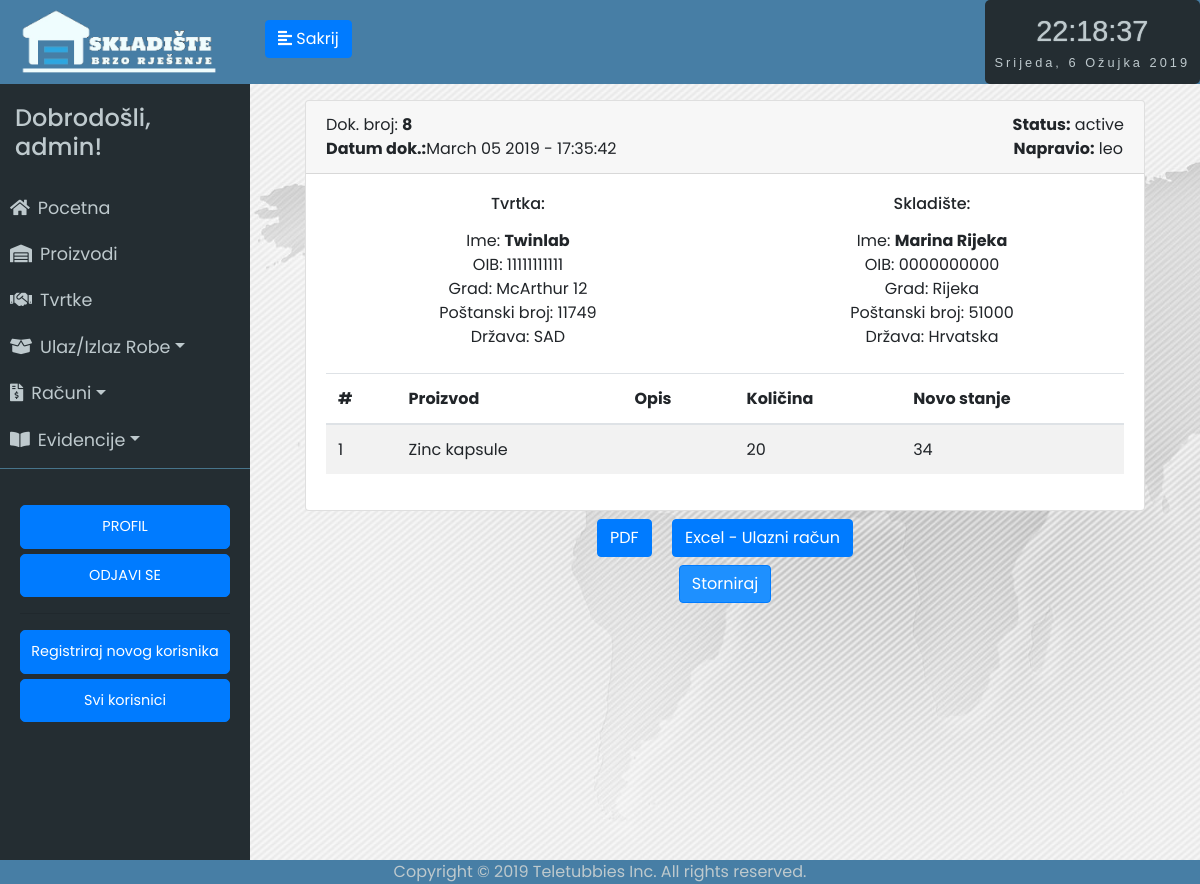
The page /receipt/8 (signed in) on the database as committed earlier.
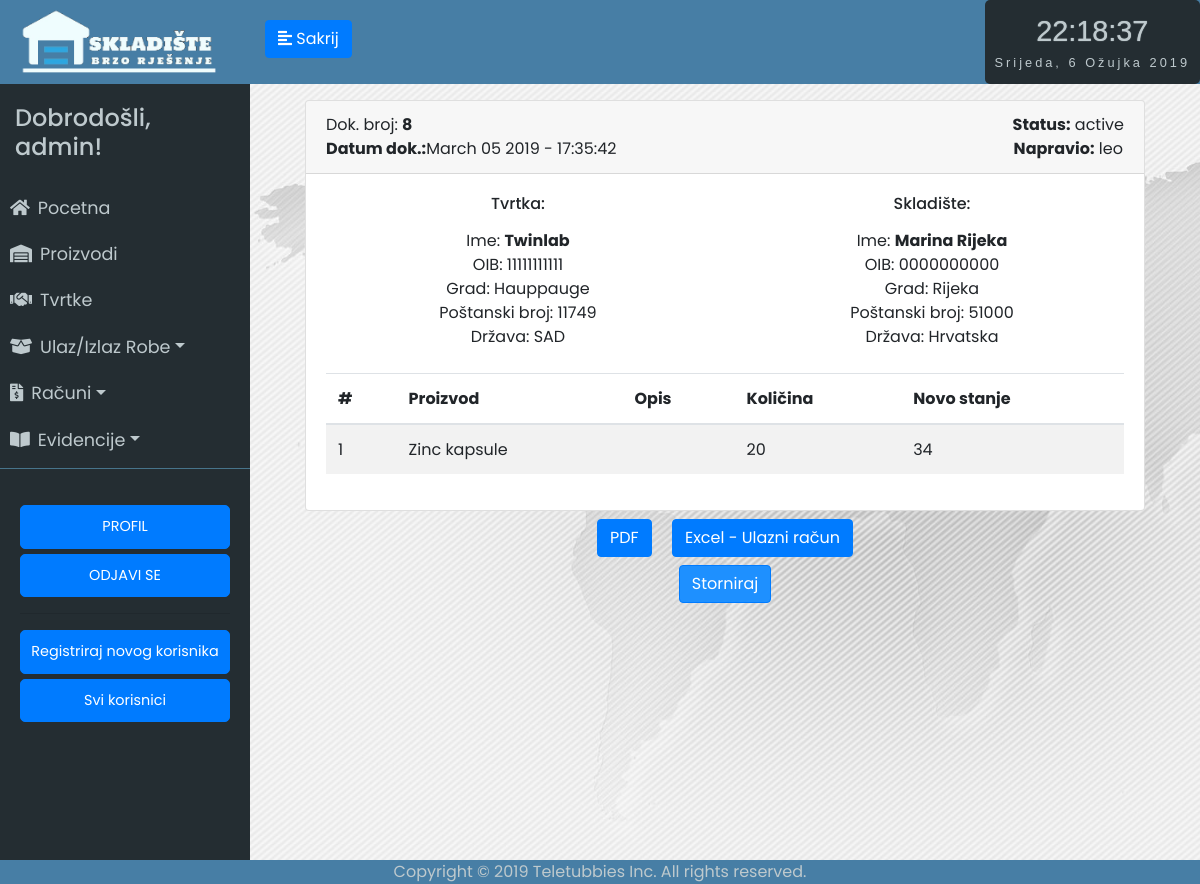
The same page on the database as committed later.
### app/models.py (models this page shows)
class Tvrtka(db.Model):
	__searchable__ = ['name']
	id = db.Column(db.Integer, primary_key=True)
	name = db.Column(db.String(64))
	oib = db.Column(db.Integer, unique=True)
	adresa = db.Column(db.String(200))
	grad = db.Column(db.String(64))
	p_broj = db.Column(db.Integer)
	drzava = db.Column(db.String(64))
	evidencija = db.relationship('Evidencija', backref='tvrtka', lazy='dynamic')

### app/routes.py (the view, shortened to what this page needs)
@app.route('/receipt/<id>', methods=['GET', 'POST'])
@login_required
def receipt(id):
	form = Storno()
	evidencije = Evidencija.query.filter_by(receipt_id=id)
	evidencija = Evidencija.query.filter_by(receipt_id=id).first()
	receipt = Receipt.query.get(id)
	return render_template('receipt.html', id=id, evidencije=evidencije, evidencija=evidencija, receipt=receipt, form=form)

### app/forms.py
class Storno(FlaskForm):
	submit= SubmitField('Storniraj')

### app/models.py (called while the page is built)
@login.user_loader
def load_user(id):
	return User.query.get(int(id))

### app/routes.py (called while the page is built)
@app.before_request
def before_request():
	if current_user.is_authenticated:
		current_user.last_seen = datetime.utcnow()
		db.session.commit()

### app/templates/receipt.html (shortened to what this page needs)
{% extends "base.html" %}
{% block content %}
<div id="contentToPdf" class="unos-p">
<div class="container">
	<div class="card">
		<div class="card-header">
			<span class="float-left"><span class="float-left">Dok. broj: <strong>{{id}}</strong></span><br><strong><span class="float-left">Datum dok.: </strong>{{ evidencija.datum_unosa.strftime('%B %d %Y - %H:%M:%S') }}
			</span>
			<span class="float-right"><strong>Status:</strong> {{receipt.status}} <br><strong>Napravio:</strong> {{evidencija.user.username}} </span>
		</div>
		<div class="card-body">
			<div class="row mb-4">
				<div class="col-sm-6">
					<h6 class="mb-3">Tvrtka:</h6>
					<div>
					<div>Ime: <strong>{{ evidencija.tvrtka.name }}</strong></div>
					</div>
					<div>OIB: {{ evidencija.tvrtka.oib }}</div>
					<div>Grad: {{ evidencija.tvrtka.grad }}</div>
					<div>Poštanski broj: {{ evidencija.tvrtka.p_broj }}</div>
					<div>Država: {{ evidencija.tvrtka.drzava }}</div>
				</div>
				<div class="col-sm-6">
					<h6 class="mb-3">Skladište:</h6>
					<div>
					<div>Ime: <strong>Marina Rijeka</strong></div>
					</div>
					<div>OIB: 0000000000</div>
					<div>Grad: Rijeka</div>
					<div>Poštanski broj: 51000</div>
					<div>Država: Hrvatska</div>
				</div>
			</div>
			<div class="table-responsive-sm">
				<table class="table table-striped">
					<thead>
						<tr>
							<th class="center">#</th>
							<th style=" margin-left: -100px;">Proizvod</th>
							<th>Opis</th>
							<th class="right">Količina</th>
							<th class="right">Novo stanje</th>
						</tr>
					</thead>
					<tbody>
					{% for evidencija in evidencije %}
						<tr>
							<td class="left"><script type="text/javascript">document.write(number); number+=1;</script></td>
							<td class="left">{{ evidencija.proizvod.name }}</td>
							<td class="left">{{ evidencija.proizvod.opis_proizvoda }}</td>
							<td class="right">{{ evidencija.promijenjena_kolicina }}</td>
							<td class="right">{{ evidencija.trenutna_kolicina }}</td>
						</tr>
					{% endfor %}
					</tbody>
				</table>
			</div>
		</div>
	</div>
</div>
<button class="btn btn-primary m-2" onclick="window.open('../receipt_pdf/{{id}}')">PDF</button>
{% if evidencija.vrsta_unosa =='unos' %}
            <button class="btn btn-primary m-2" onclick="window.open('{{ url_for('export_receipt_unos', id=id) }}')">Excel - Ulazni račun</button>
{% else %}
			<button class="btn btn-primary m-2" onclick="window.open('{{ url_for('export_receipt_izlaz', id=id) }}')">Excel - Izlazni račun</button>
{% endif %}
{% if receipt.status !='storno' %}
<form  action="" method="post" novalidate="">
          {{ form.submit(type="submit", class="btn btn-primary") }}
          <br>
  </form>
{% endif %}
{% endblock %}

Rows that differ between the two databases and show on the page:
changed Tvrtka "Twinlab": tvrtka.grad "McArthur 12" → "Hauppauge"
